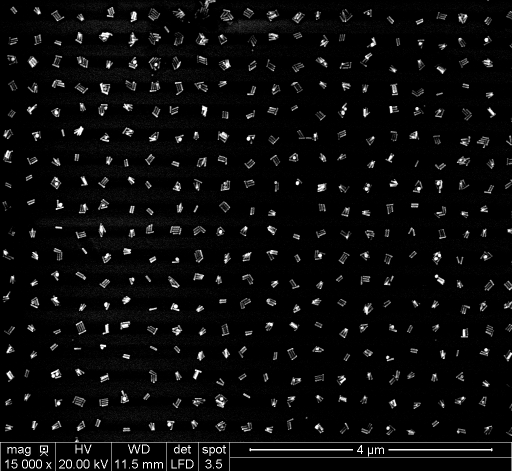
#> input picture backup_old/R001_001.tif, 1024 x 943 px (shown at 1/2 size)
$ python Group_Attempt_Python.py
#> lines starting #> are read from the running program, lines starting #| are printed output that depends on the picture; after the words box and inside, x2 and y2 are one past the last pixel; in counts of white or black regions, pixels touching at a corner belong together
from OIP21_lib_ImageProcessing_V6 import *
import cv2          # Some of the things in other library took to long
import math

Number = 2

# Start loading in the 3 image types,
# The first type is a Circle cluster image
# The second type is a Line/Rod cluster image
# The third type is a triangle cluster image
if Number == 1:
    #img = mpimg.imread(r"001_002.tif",0)
    img = cv2.imread("001_002.tif", 0)
elif Number == 2:
    #img = mpimg.imread(r"R001_001.tif",0)
    img = cv2.imread("R001_001.tif", 0)
#> img is the input picture: shape (943, 1024); min 0, max 255, mean 12
elif Number == 3:
    img = cv2.imread("T001.png", 0)

# Then we cut the gunk that is not needed from the image, this would be un-needed data
# or things that should not be in the image like half-clusters and other things that would
# screw with the data.

if Number == 1:                 # these values are found by experimenting
    img = img[0:870,:]
elif Number == 2:
    img = img[0:870,0:1000]
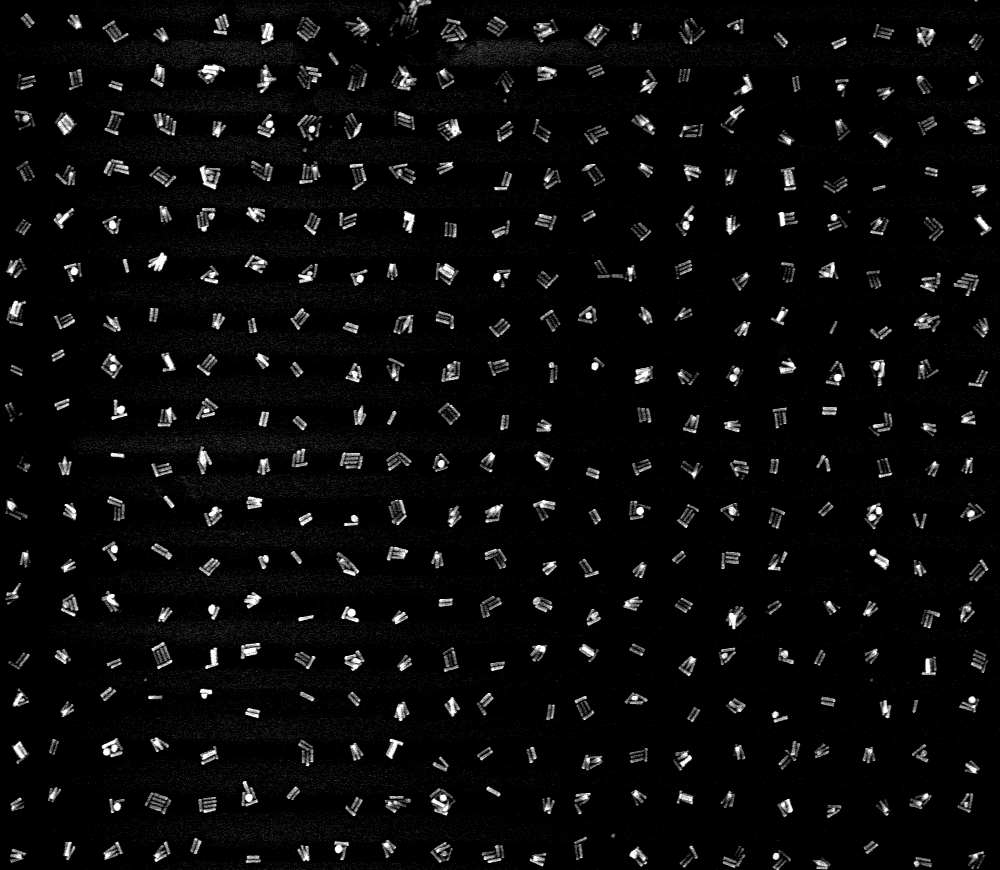
#> img: shape (870, 1000); min 0, max 255, mean 10.8
elif Number == 3:
    print("No Changes needed for this image type right now")

# Now that we have the trash in the picture types cleaned up we can do stuff like
# Make them the same size?
# Clean up the static in them?
# Make em awesome?

# Same size thing here if we run into problems of clean up being less effective between the
# different cluster types and stuff


#


#img.astype(np.uint8)

#pedestrian_filter(img, Mex5)
#filter_image(img, Mex5)

# Morpholocial filtering? erroding -> growing, lecture 05
# The function cv::morphologyEx can perform advanced morphological
# transformations using an erosion and dilation as basic operations.
#ret,thresh1 = cv2.threshold(img,100,255,cv2.THRESH_BINARY)
#img = cv2.medianBlur(img, 5)
ret,thresh1 = cv2.threshold(img, 10, 200 ,cv2.THRESH_BINARY)
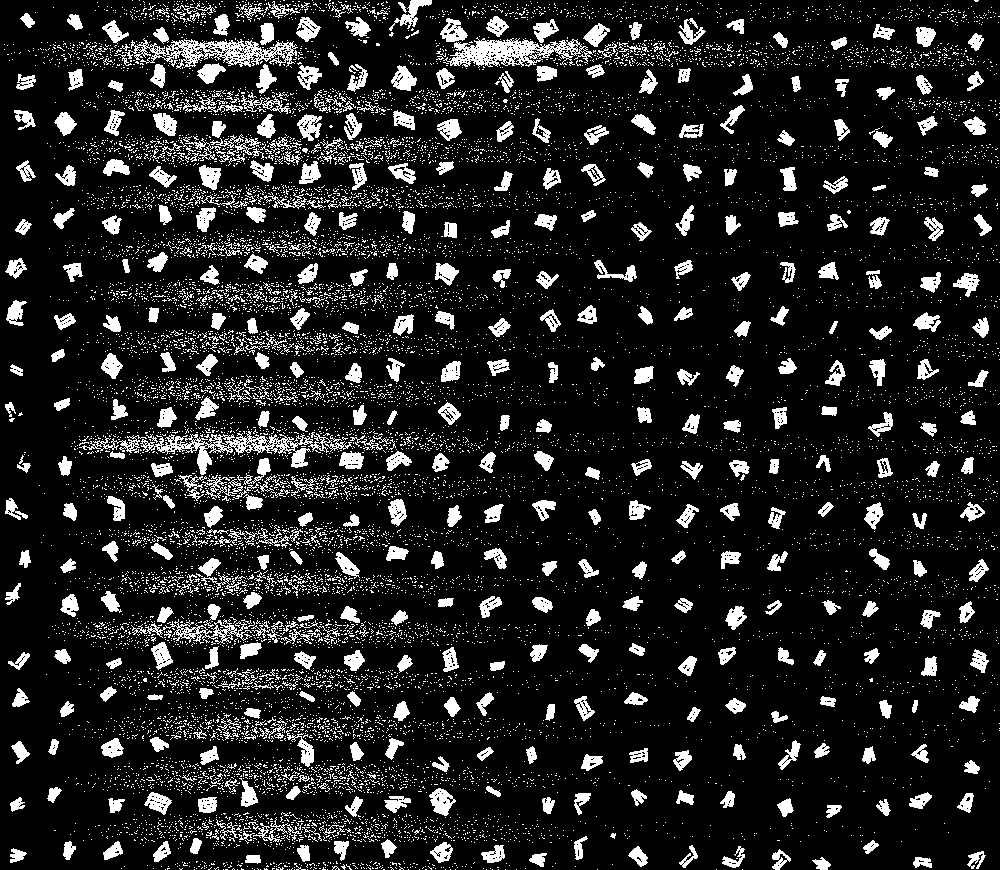
#> thresh1: shape (870, 1000); values 0 (black) and 200 (white), 13.3% white; 13121 white regions (12559 under 20 px), largest, box (x1, y1, x2, y2) and area: (140, 431, 352, 475) 2376, (443, 37, 593, 68) 2206, (125, 38, 298, 69) 2174

kernel = np.ones((8,8), np.uint8)
img = cv2.erode(img, kernel, iterations=1)
img = cv2.dilate(img, kernel, iterations=1)
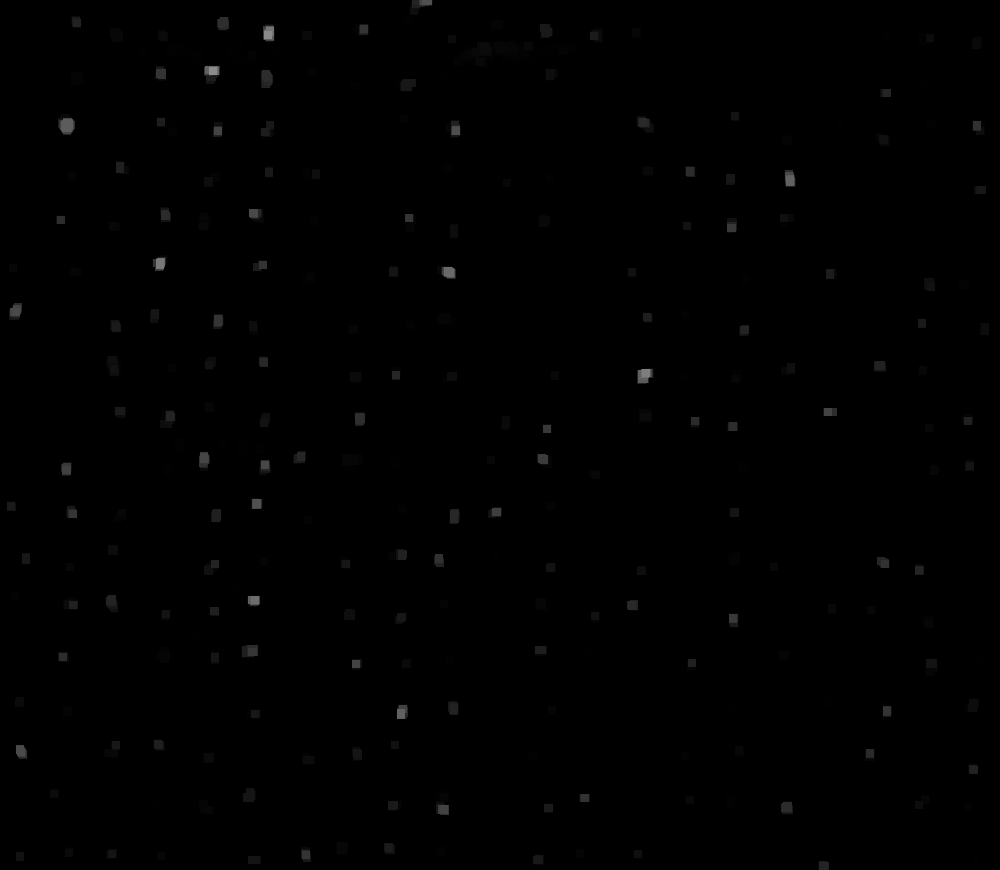
#> img: shape (870, 1000); min 0, max 140, mean 0.7

# Now we make the image a little bit sharper in hopes that the edge detection will be a
# bit more consistent

#img = unsharp_mask(img) # sharpening it brigns out all the noise Ahh!


# Drawing the circles and stuff

# https://docs.opencv.org/4.x/dd/d1a/group__imgproc__feature.html#ga47849c3be0d0406ad3ca45db65a25d2d
# https://docs.opencv.org/4.x/da/d53/tutorial_py_houghcircles.html

cimg = cv2.cvtColor(img, cv2.COLOR_GRAY2BGR)

circles = cv2.HoughCircles(img,                                    # image
cv2.HOUGH_GRADIENT,                     # Method
1,                                      # dp inverse resolution (1 = max)
8,                                      # minDist, apprximation of the max radius which makes sense
param1=50,                              # Threshold
param2=7,                               # The lower this is the more false positives and the higher it is it does not detect at all
minRadius=4,                            # Minimum Radius
maxRadius=9                             # Maximum Radius
)
#> circles = 117 rows, first 8: [542.5, 458.5, 5.5], [217.5, 130.5, 4.6], [10.5, 505.5, 4.6], [111.5, 853.5, 4.6], [646.5, 316.5, 4.6], [918.5, 569.5, 4.6], [223.5, 23.5, 7.4], [973.5, 704.5, 6.9]

circles = np.uint16(np.around(circles))
#> circles = 117 rows, first 8: [542, 458, 6], [218, 130, 5], [10, 506, 5], [112, 854, 5], [646, 316, 5], [918, 570, 5], [224, 24, 7], [974, 704, 7]

for i in circles[0, :]:
    center = (i[0], i[1])
    # circle center
    cv2.circle(cimg, center, 1, (0, 100, 100), 3)
    # circle outline
    radius = i[2]
    cv2.circle(cimg, center, radius, (255, 0, 255), 3)
#> this loop made 117 passes
#> (center, radius) on passes 1 to 12: ((542, 458), 6), ((218, 130), 5), ((10, 506), 5), ((112, 854), 5), ((646, 316), 5), ((918, 570), 5), ((224, 24), 7), ((974, 704), 7), ((300, 456), 5), ((112, 550), 6), ((164, 214), 6), ((68, 126), 8)
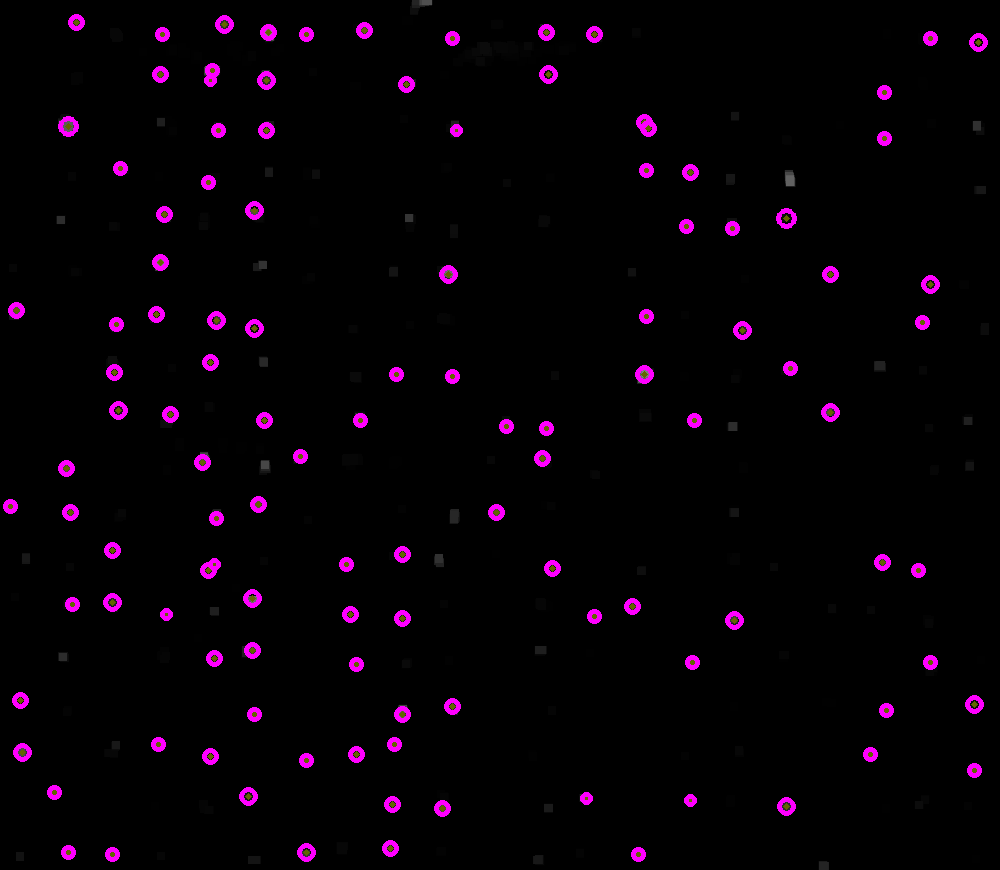
#> cimg: shape (870, 1000, 3); mean B, G, R 6.2, 0.6, 6.5


# Draw the lines and stuff
img = cv2.imread("R001_001.tif", 0)
limg = cv2.cvtColor(img, cv2.COLOR_GRAY2BGR)

lines = cv2.HoughLines(img, 1, np.pi / 180, 150, None, 0, 0)

for i in range(0, len(lines)):
    rho = lines[i][0][0]
    theta = lines[i][0][1]
    a = math.cos(theta)
    b = math.sin(theta)
    x0 = a * rho
    y0 = b * rho
    pt1 = (int(x0 + 1000*(-b)), int(y0 + 1000*(a)))
    pt2 = (int(x0 - 1000*(-b)), int(y0 - 1000*(a)))
    cv2.line(limg, pt1, pt2, (0,0,255), 3, cv2.LINE_AA)
#> this loop made 21294 passes
#> (rho, theta, a, b, x0, y0, pt1, pt2) on passes 1 to 3: (884, 1.57, -4.37e-08, 1, -3.86e-05, 884, (-1000, 883), (999, 884)), (942, 1.57, -4.37e-08, 1, -4.12e-05, 942, (-1000, 941), (999, 942)), (680, 0.785, 0.707, 0.707, 480.8, 480.8, (-226, 1187), (1187, -226))
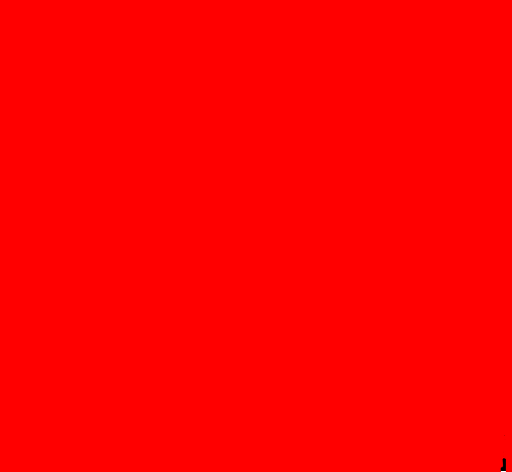
#> limg: shape (943, 1024, 3) (shown at 1/2 size); mean B, G, R 0, 0, 255


print(np.shape(img))
#| (943, 1024)
plt.imshow(img, cmap='gray')
plt.imshow(cimg)
#plot_cumhist(img)

plt.show()
#> figure, not shown here; B, G, R data is drawn as R, G, B
